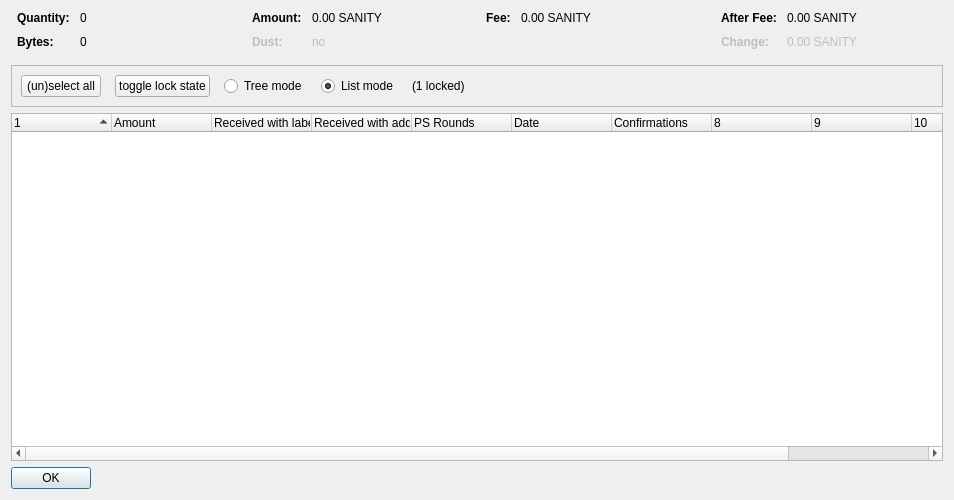
<?xml version="1.0" encoding="UTF-8"?>
<ui version="4.0">
 <class>CoinControlDialog</class>
 <widget class="QDialog" name="CoinControlDialog">
  <property name="geometry">
   <rect>
    <x>0</x>
    <y>0</y>
    <width>954</width>
    <height>500</height>
   </rect>
  </property>
  <property name="windowTitle">
   <string>Coin Selection</string>
  </property>
  <layout class="QVBoxLayout" name="verticalLayout">
   <item>
    <layout class="QHBoxLayout" name="horizontalLayoutTop" stretch="0,0,0,0">
     <property name="topMargin">
      <number>0</number>
     </property>
     <property name="bottomMargin">
      <number>10</number>
     </property>
     <item>
      <layout class="QFormLayout" name="formLayoutCoinControl1">
       <property name="horizontalSpacing">
        <number>10</number>
       </property>
       <property name="verticalSpacing">
        <number>10</number>
       </property>
       <property name="leftMargin">
        <number>6</number>
       </property>
       <property name="rightMargin">
        <number>6</number>
       </property>
       <item row="0" column="0">
        <widget class="QLabel" name="labelCoinControlQuantityText">
         <property name="font">
          <font>
           <weight>75</weight>
           <bold>true</bold>
          </font>
         </property>
         <property name="text">
          <string>Quantity:</string>
         </property>
        </widget>
       </item>
       <item row="0" column="1">
        <widget class="QLabel" name="labelCoinControlQuantity">
         <property name="cursor">
          <cursorShape>IBeamCursor</cursorShape>
         </property>
         <property name="contextMenuPolicy">
          <enum>Qt::ActionsContextMenu</enum>
         </property>
         <property name="text">
          <string notr="true">0</string>
         </property>
         <property name="textInteractionFlags">
          <set>Qt::LinksAccessibleByMouse|Qt::TextSelectableByKeyboard|Qt::TextSelectableByMouse</set>
         </property>
        </widget>
       </item>
       <item row="1" column="0">
        <widget class="QLabel" name="labelCoinControlBytesText">
         <property name="font">
          <font>
           <weight>75</weight>
           <bold>true</bold>
          </font>
         </property>
         <property name="text">
          <string>Bytes:</string>
         </property>
        </widget>
       </item>
       <item row="1" column="1">
        <widget class="QLabel" name="labelCoinControlBytes">
         <property name="cursor">
          <cursorShape>IBeamCursor</cursorShape>
         </property>
         <property name="contextMenuPolicy">
          <enum>Qt::ActionsContextMenu</enum>
         </property>
         <property name="text">
          <string notr="true">0</string>
         </property>
         <property name="textInteractionFlags">
          <set>Qt::LinksAccessibleByMouse|Qt::TextSelectableByKeyboard|Qt::TextSelectableByMouse</set>
         </property>
        </widget>
       </item>
      </layout>
     </item>
     <item>
      <layout class="QFormLayout" name="formLayoutCoinControl2">
       <property name="horizontalSpacing">
        <number>10</number>
       </property>
       <property name="verticalSpacing">
        <number>10</number>
       </property>
       <property name="leftMargin">
        <number>6</number>
       </property>
       <property name="rightMargin">
        <number>6</number>
       </property>
       <item row="0" column="0">
        <widget class="QLabel" name="labelCoinControlAmountText">
         <property name="font">
          <font>
           <weight>75</weight>
           <bold>true</bold>
          </font>
         </property>
         <property name="text">
          <string>Amount:</string>
         </property>
        </widget>
       </item>
       <item row="0" column="1">
        <widget class="QLabel" name="labelCoinControlAmount">
         <property name="cursor">
          <cursorShape>IBeamCursor</cursorShape>
         </property>
         <property name="contextMenuPolicy">
          <enum>Qt::ActionsContextMenu</enum>
         </property>
         <property name="text">
          <string notr="true">0.00 SANITY</string>
         </property>
         <property name="textInteractionFlags">
          <set>Qt::LinksAccessibleByMouse|Qt::TextSelectableByKeyboard|Qt::TextSelectableByMouse</set>
         </property>
        </widget>
       </item>
       <item row="1" column="0">
        <widget class="QLabel" name="labelCoinControlLowOutputText">
         <property name="enabled">
          <bool>false</bool>
         </property>
         <property name="font">
          <font>
           <weight>75</weight>
           <bold>true</bold>
          </font>
         </property>
         <property name="text">
          <string>Dust:</string>
         </property>
        </widget>
       </item>
       <item row="1" column="1">
        <widget class="QLabel" name="labelCoinControlLowOutput">
         <property name="enabled">
          <bool>false</bool>
         </property>
         <property name="cursor">
          <cursorShape>IBeamCursor</cursorShape>
         </property>
         <property name="contextMenuPolicy">
          <enum>Qt::ActionsContextMenu</enum>
         </property>
         <property name="text">
          <string notr="true">no</string>
         </property>
         <property name="textInteractionFlags">
          <set>Qt::LinksAccessibleByMouse|Qt::TextSelectableByKeyboard|Qt::TextSelectableByMouse</set>
         </property>
        </widget>
       </item>
      </layout>
     </item>
     <item>
      <layout class="QFormLayout" name="formLayoutCoinControl3">
       <property name="horizontalSpacing">
        <number>10</number>
       </property>
       <property name="verticalSpacing">
        <number>10</number>
       </property>
       <property name="leftMargin">
        <number>6</number>
       </property>
       <property name="rightMargin">
        <number>6</number>
       </property>
       <item row="0" column="0">
        <widget class="QLabel" name="labelCoinControlFeeText">
         <property name="font">
          <font>
           <weight>75</weight>
           <bold>true</bold>
          </font>
         </property>
         <property name="text">
          <string>Fee:</string>
         </property>
        </widget>
       </item>
       <item row="0" column="1">
        <widget class="QLabel" name="labelCoinControlFee">
         <property name="cursor">
          <cursorShape>IBeamCursor</cursorShape>
         </property>
         <property name="contextMenuPolicy">
          <enum>Qt::ActionsContextMenu</enum>
         </property>
         <property name="text">
          <string notr="true">0.00 SANITY</string>
         </property>
         <property name="textInteractionFlags">
          <set>Qt::LinksAccessibleByMouse|Qt::TextSelectableByKeyboard|Qt::TextSelectableByMouse</set>
         </property>
        </widget>
       </item>
      </layout>
     </item>
     <item>
      <layout class="QFormLayout" name="formLayoutCoinControl4">
       <property name="horizontalSpacing">
        <number>10</number>
       </property>
       <property name="verticalSpacing">
        <number>10</number>
       </property>
       <property name="leftMargin">
        <number>6</number>
       </property>
       <property name="rightMargin">
        <number>6</number>
       </property>
       <item row="0" column="0">
        <widget class="QLabel" name="labelCoinControlAfterFeeText">
         <property name="font">
          <font>
           <weight>75</weight>
           <bold>true</bold>
          </font>
         </property>
         <property name="text">
          <string>After Fee:</string>
         </property>
        </widget>
       </item>
       <item row="0" column="1">
        <widget class="QLabel" name="labelCoinControlAfterFee">
         <property name="cursor">
          <cursorShape>IBeamCursor</cursorShape>
         </property>
         <property name="contextMenuPolicy">
          <enum>Qt::ActionsContextMenu</enum>
         </property>
         <property name="text">
          <string notr="true">0.00 SANITY</string>
         </property>
         <property name="textInteractionFlags">
          <set>Qt::LinksAccessibleByMouse|Qt::TextSelectableByKeyboard|Qt::TextSelectableByMouse</set>
         </property>
        </widget>
       </item>
       <item row="1" column="0">
        <widget class="QLabel" name="labelCoinControlChangeText">
         <property name="enabled">
          <bool>false</bool>
         </property>
         <property name="font">
          <font>
           <weight>75</weight>
           <bold>true</bold>
          </font>
         </property>
         <property name="text">
          <string>Change:</string>
         </property>
        </widget>
       </item>
       <item row="1" column="1">
        <widget class="QLabel" name="labelCoinControlChange">
         <property name="enabled">
          <bool>false</bool>
         </property>
         <property name="cursor">
          <cursorShape>IBeamCursor</cursorShape>
         </property>
         <property name="contextMenuPolicy">
          <enum>Qt::ActionsContextMenu</enum>
         </property>
         <property name="text">
          <string notr="true">0.00 SANITY</string>
         </property>
         <property name="textInteractionFlags">
          <set>Qt::LinksAccessibleByMouse|Qt::TextSelectableByKeyboard|Qt::TextSelectableByMouse</set>
         </property>
        </widget>
       </item>
      </layout>
     </item>
    </layout>
   </item>
   <item>
    <widget class="QFrame" name="frame">
     <property name="minimumSize">
      <size>
       <width>0</width>
       <height>40</height>
      </size>
     </property>
     <property name="frameShape">
      <enum>QFrame::StyledPanel</enum>
     </property>
     <property name="frameShadow">
      <enum>QFrame::Sunken</enum>
     </property>
     <layout class="QHBoxLayout" name="horizontalLayout">
      <item>
       <layout class="QHBoxLayout" name="horizontalLayoutPanel" stretch="0,0,0,0,0,0">
        <property name="spacing">
         <number>14</number>
        </property>
        <item>
         <widget class="QPushButton" name="pushButtonSelectAll">
          <property name="sizePolicy">
           <sizepolicy hsizetype="Maximum" vsizetype="Fixed">
            <horstretch>0</horstretch>
            <verstretch>0</verstretch>
           </sizepolicy>
          </property>
          <property name="text">
           <string>(un)select all</string>
          </property>
          <property name="autoDefault">
           <bool>false</bool>
          </property>
         </widget>
        </item>
        <item>
         <widget class="QPushButton" name="pushButtonToggleLock">
          <property name="sizePolicy">
           <sizepolicy hsizetype="Maximum" vsizetype="Fixed">
            <horstretch>0</horstretch>
            <verstretch>0</verstretch>
           </sizepolicy>
          </property>
          <property name="text">
           <string>toggle lock state</string>
          </property>
          <property name="autoDefault">
           <bool>false</bool>
          </property>
         </widget>
        </item>
        <item>
         <widget class="QRadioButton" name="radioTreeMode">
          <property name="sizePolicy">
           <sizepolicy hsizetype="Maximum" vsizetype="Fixed">
            <horstretch>0</horstretch>
            <verstretch>0</verstretch>
           </sizepolicy>
          </property>
          <property name="text">
           <string>Tree mode</string>
          </property>
         </widget>
        </item>
        <item>
         <widget class="QRadioButton" name="radioListMode">
          <property name="sizePolicy">
           <sizepolicy hsizetype="Maximum" vsizetype="Fixed">
            <horstretch>0</horstretch>
            <verstretch>0</verstretch>
           </sizepolicy>
          </property>
          <property name="text">
           <string>List mode</string>
          </property>
          <property name="checked">
           <bool>true</bool>
          </property>
         </widget>
        </item>
        <item>
         <widget class="QLabel" name="labelLocked">
          <property name="text">
           <string>(1 locked)</string>
          </property>
         </widget>
        </item>
        <item>
         <spacer name="horizontalSpacer">
          <property name="orientation">
           <enum>Qt::Horizontal</enum>
          </property>
          <property name="sizeHint" stdset="0">
           <size>
            <width>40</width>
            <height>20</height>
           </size>
          </property>
         </spacer>
        </item>
       </layout>
      </item>
     </layout>
    </widget>
   </item>
   <item>
    <widget class="CoinControlTreeWidget" name="treeWidget">
     <property name="contextMenuPolicy">
      <enum>Qt::CustomContextMenu</enum>
     </property>
     <property name="sortingEnabled">
      <bool>false</bool>
     </property>
     <property name="columnCount">
      <number>11</number>
     </property>
     <attribute name="headerShowSortIndicator" stdset="0">
      <bool>true</bool>
     </attribute>
     <attribute name="headerStretchLastSection">
      <bool>false</bool>
     </attribute>
     <column>
      <property name="text">
       <string/>
      </property>
     </column>
     <column>
      <property name="text">
       <string>Amount</string>
      </property>
     </column>
     <column>
      <property name="text">
       <string>Received with label</string>
      </property>
     </column>
     <column>
      <property name="text">
       <string>Received with address</string>
      </property>
     </column>
     <column>
      <property name="text">
       <string>PS Rounds</string>
      </property>
     </column>
     <column>
      <property name="text">
       <string>Date</string>
      </property>
     </column>
     <column>
      <property name="text">
       <string>Confirmations</string>
      </property>
      <property name="toolTip">
       <string>Confirmed</string>
      </property>
     </column>
     <column>
      <property name="text">
       <string/>
      </property>
     </column>
     <column>
      <property name="text">
       <string/>
      </property>
     </column>
     <column>
      <property name="text">
       <string/>
      </property>
     </column>
     <column>
      <property name="text">
       <string/>
      </property>
     </column>
    </widget>
   </item>
   <item>
    <widget class="QDialogButtonBox" name="buttonBox">
     <property name="sizePolicy">
      <sizepolicy hsizetype="Maximum" vsizetype="Fixed">
       <horstretch>0</horstretch>
       <verstretch>0</verstretch>
      </sizepolicy>
     </property>
     <property name="orientation">
      <enum>Qt::Horizontal</enum>
     </property>
     <property name="standardButtons">
      <set>QDialogButtonBox::Ok</set>
     </property>
    </widget>
   </item>
  </layout>
 </widget>
 <customwidgets>
  <customwidget>
   <class>CoinControlTreeWidget</class>
   <extends>QTreeWidget</extends>
   <header>coincontroltreewidget.h</header>
  </customwidget>
 </customwidgets>
 <resources/>
 <connections/>
</ui>
